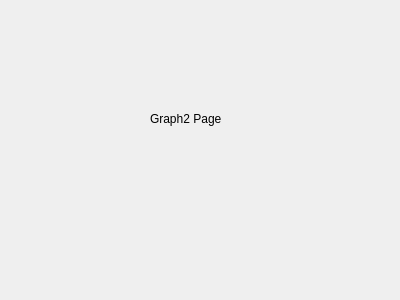
<?xml version="1.0" encoding="UTF-8"?>
<ui version="4.0">
 <class>Graph2Form</class>
 <widget class="QWidget" name="Graph2Form">
  <property name="geometry">
   <rect>
    <x>0</x>
    <y>0</y>
    <width>400</width>
    <height>300</height>
   </rect>
  </property>
  <property name="windowTitle">
   <string>Form</string>
  </property>
  <widget class="QLabel" name="label_Graph2Page">
   <property name="geometry">
    <rect>
     <x>150</x>
     <y>110</y>
     <width>111</width>
     <height>17</height>
    </rect>
   </property>
   <property name="text">
    <string>Graph2 Page</string>
   </property>
  </widget>
 </widget>
 <resources/>
 <connections/>
</ui>
